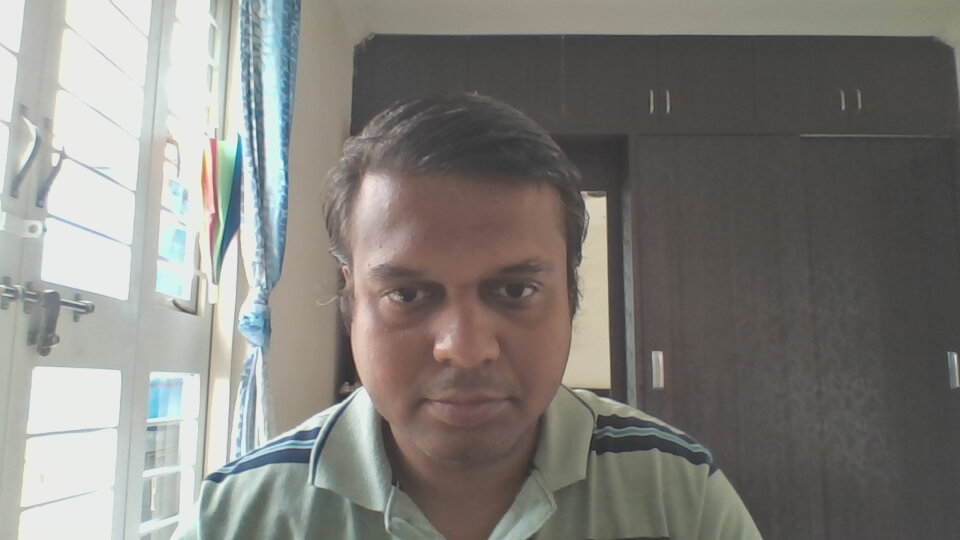
#> input picture 3. CNN and Open_CV/Test_images_vids/face.jpg, 960 x 540 px, found by its file name
$ python face_detect.py
#> lines starting #> are read from the running program, lines starting #| are printed output that depends on the picture; after the words box and inside, x2 and y2 are one past the last pixel; in counts of white or black regions, pixels touching at a corner belong together
import cv2

#Detecting Faces with cascades defined in OpenCv

facecascade = cv2.CascadeClassifier(cv2.data.haarcascades +"haarcascade_frontalface_default.xml")


img = cv2.imread("/home/sagar/face.jpg")
#> img is the input picture: shape (540, 960, 3); mean B, G, R 123.4, 128.2, 130.2

gray_img = cv2.cvtColor(img, cv2.COLOR_BGR2GRAY)
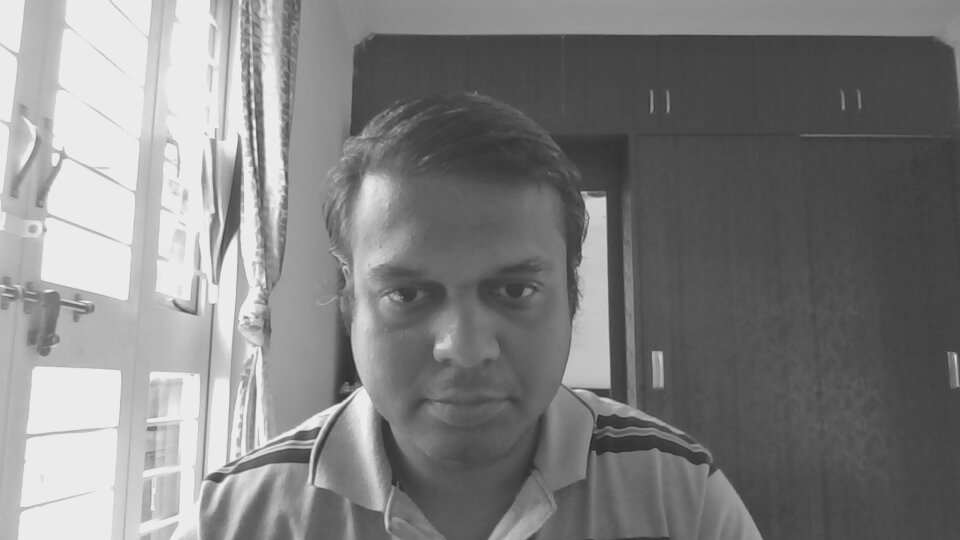
#> gray_img: shape (540, 960); min 39, max 247, mean 128.3

faces = facecascade.detectMultiScale(gray_img , 1.1,4)
#> faces = [[318, 183, 289, 289]]

for (x , y, w , h) in faces:
    cv2.rectangle(img, (x,y),(x+w,y+h),(255,0,0),2)
#> this loop made 1 pass
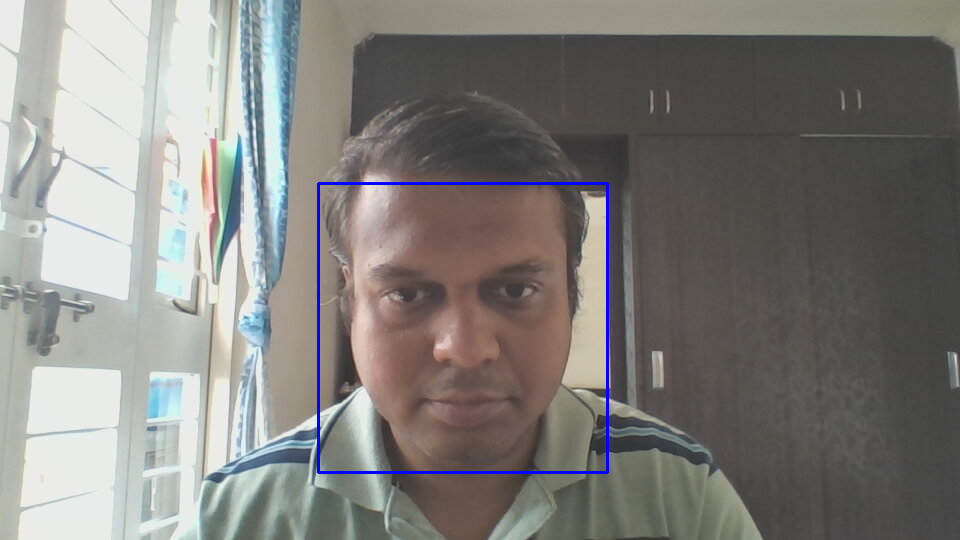
#> img: shape (540, 960, 3); 0.67% of pixels changed, all inside (x1, y1, x2, y2) = (317, 182, 609, 474)


cv2.imshow("Face",img)
cv2.imshow("Gray image",gray_img)

if cv2.waitKey(0) & 0xff == ord('q'):
#> (key q is pressed here)
    cv2.destroyAllWindows()

$ run again, with 3. CNN and Open_CV/Test_images_vids/balloons.jpg copied over 3. CNN and Open_CV/Test_images_vids/face.jpg
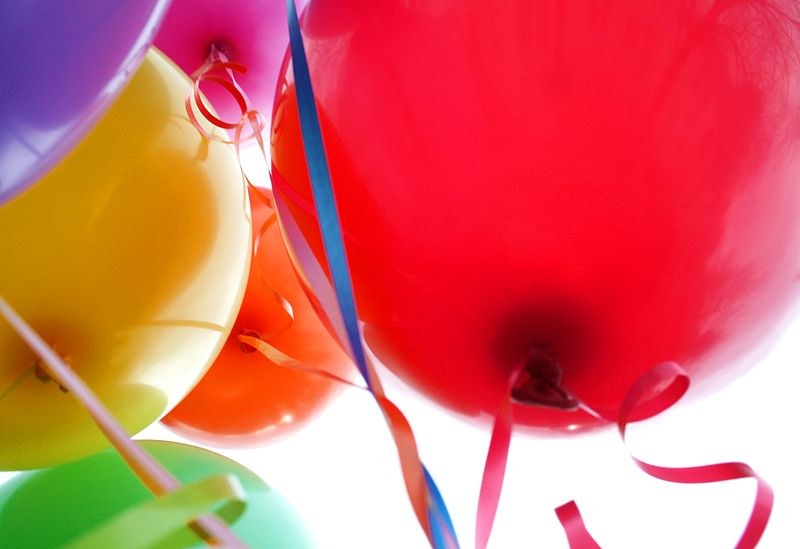
#> input picture 3. CNN and Open_CV/Test_images_vids/balloons.jpg, 800 x 549 px, found by its file name
#> img is the input picture: shape (549, 800, 3); mean B, G, R 99.1, 104, 216.9
#> `gray_img = cv2.cvtColor(img, cv2.COLOR_BGR2GRAY)`:
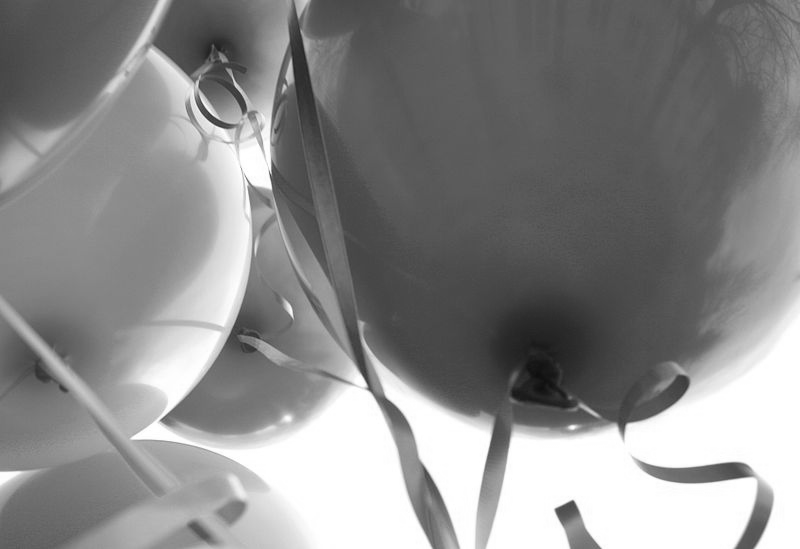
#> gray_img: shape (549, 800); min 14, max 255, mean 137.2
#> faces = ()

$ run again, with 3. CNN and Open_CV/Test_images_vids/cricket.jpg copied over 3. CNN and Open_CV/Test_images_vids/face.jpg
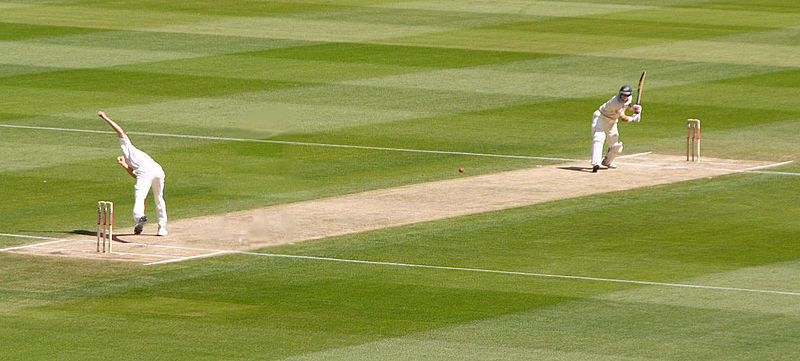
#> input picture 3. CNN and Open_CV/Test_images_vids/cricket.jpg, 800 x 361 px, found by its file name
#> img is the input picture: shape (361, 800, 3); mean B, G, R 77.5, 149.6, 143.2
#> `gray_img = cv2.cvtColor(img, cv2.COLOR_BGR2GRAY)`:
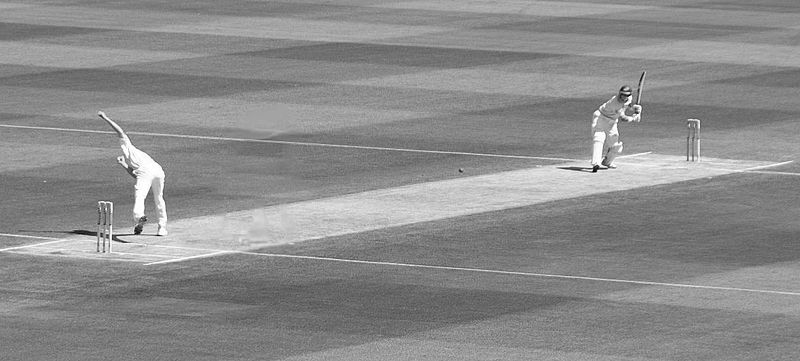
#> gray_img: shape (361, 800); min 1, max 255, mean 139.5
#> faces = ()
